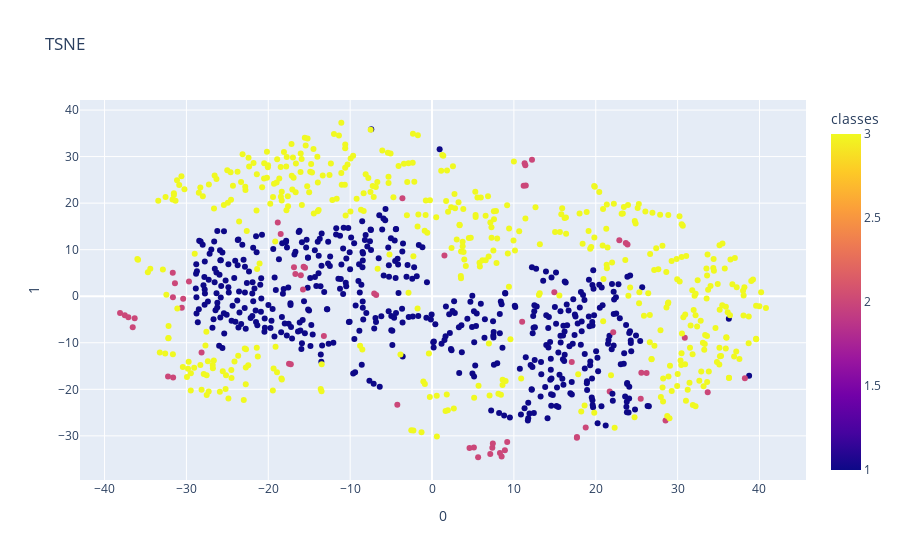
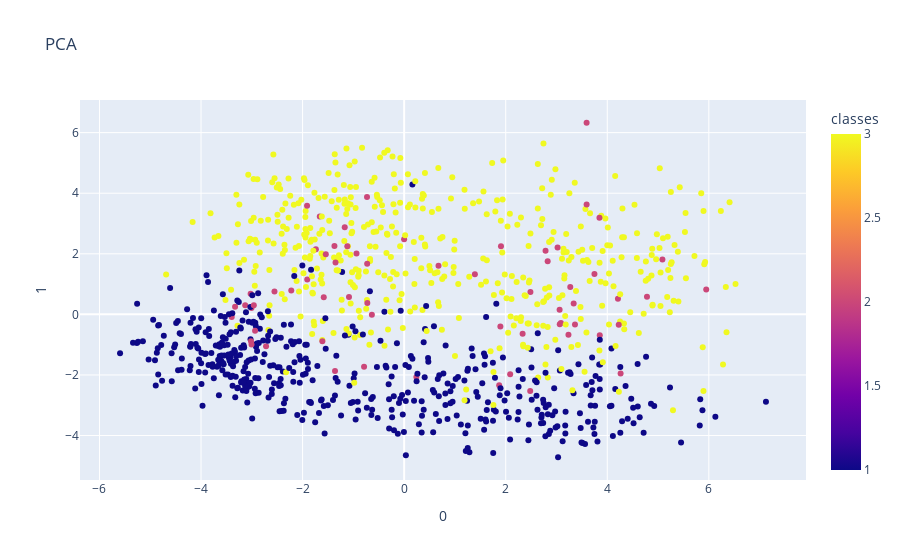
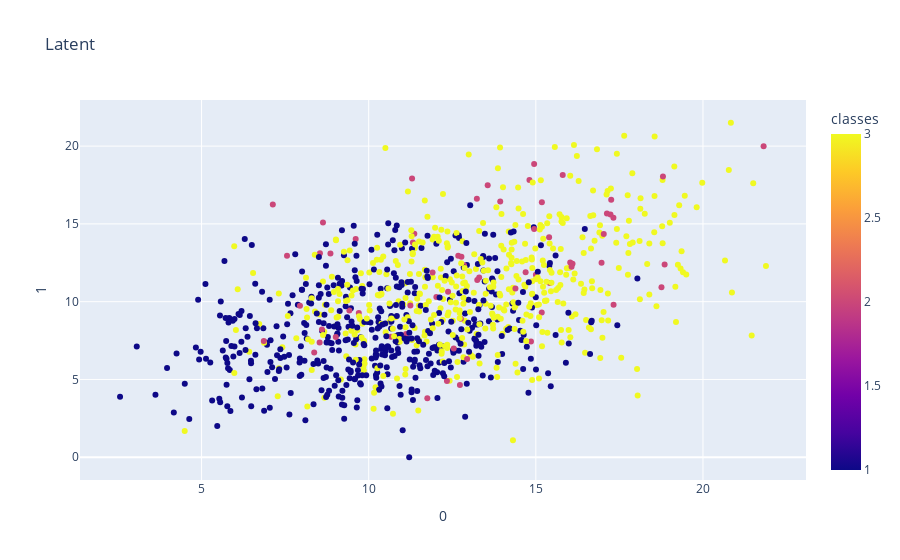
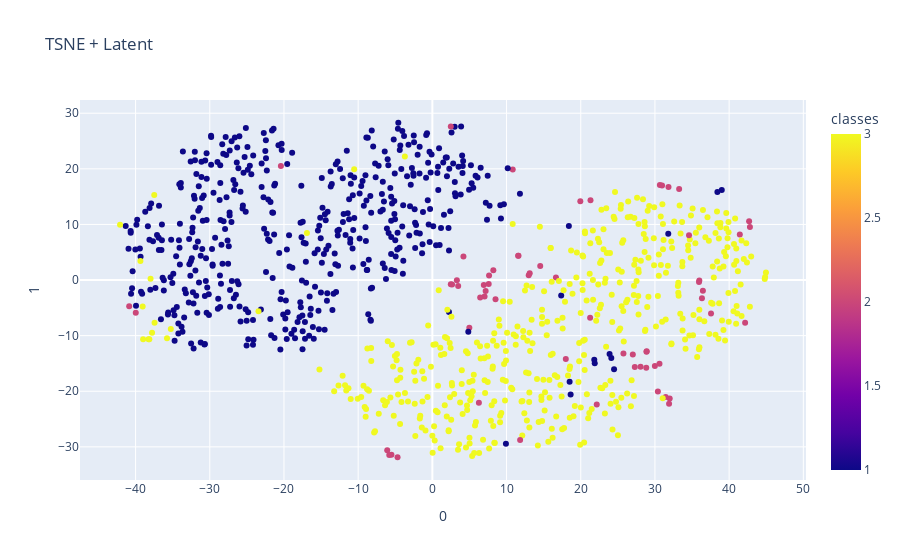

Notebook cell for these charts, in order:
### Code cell
plot_data(x_train_tsne, y_train, title="TSNE", is_3d = False)
plot_data(x_train_pca, y_train, title="PCA", is_3d = False)
plot_data(AE_encodings[:, :2], y_train, title="Latent", is_3d = False)
plot_data(AE_encodings_tsne, y_train, title="TSNE + Latent", is_3d = False)
plot_data(AE_encodings_pca, y_train, title="PCA+Latent", is_3d = False)

### Figure 1 — Plotly figure (JSON) as saved in the notebook; plotly's stock layout.template omitted (floating-point values rounded to 4 significant figures; data arrays with more than 128 entries replaced by an {"elided": "..."} marker saying what was removed)
{"data": [{"hovertemplate": "0=%{x}<br>1=%{y}<br>classes=%{marker.color}<extra></extra>", "legendgroup": "", "marker": {"color": {"elided": "1000 int values"}, "coloraxis": "coloraxis", "size": 6, "symbol": "circle"}, "mode": "markers", "name": "", "orientation": "v", "showlegend": false, "type": "scatter", "x": {"elided": "1000 float values"}, "xaxis": "x", "y": {"elided": "1000 float values"}, "yaxis": "y"}], "layout": {"coloraxis": {"colorbar": {"title": {"text": "classes"}}, "colorscale": [[0, "#0d0887"], [0.1111, "#46039f"], [0.2222, "#7201a8"], [0.3333, "#9c179e"], [0.4444, "#bd3786"], [0.5556, "#d8576b"], [0.6667, "#ed7953"], [0.7778, "#fb9f3a"], [0.8889, "#fdca26"], [1, "#f0f921"]]}, "legend": {"tracegroupgap": 0}, "title": {"text": "TSNE"}, "xaxis": {"anchor": "y", "domain": [0, 1], "title": {"text": "0"}}, "yaxis": {"anchor": "x", "domain": [0, 1], "title": {"text": "1"}}}}

### Figure 2 — Plotly figure (JSON) as saved in the notebook; plotly's stock layout.template omitted (floating-point values rounded to 4 significant figures; data arrays with more than 128 entries replaced by an {"elided": "..."} marker saying what was removed)
{"data": [{"hovertemplate": "0=%{x}<br>1=%{y}<br>classes=%{marker.color}<extra></extra>", "legendgroup": "", "marker": {"color": {"elided": "1000 int values"}, "coloraxis": "coloraxis", "size": 6, "symbol": "circle"}, "mode": "markers", "name": "", "orientation": "v", "showlegend": false, "type": "scatter", "x": {"elided": "1000 float values"}, "xaxis": "x", "y": {"elided": "1000 float values"}, "yaxis": "y"}], "layout": {"coloraxis": {"colorbar": {"title": {"text": "classes"}}, "colorscale": [[0, "#0d0887"], [0.1111, "#46039f"], [0.2222, "#7201a8"], [0.3333, "#9c179e"], [0.4444, "#bd3786"], [0.5556, "#d8576b"], [0.6667, "#ed7953"], [0.7778, "#fb9f3a"], [0.8889, "#fdca26"], [1, "#f0f921"]]}, "legend": {"tracegroupgap": 0}, "title": {"text": "PCA"}, "xaxis": {"anchor": "y", "domain": [0, 1], "title": {"text": "0"}}, "yaxis": {"anchor": "x", "domain": [0, 1], "title": {"text": "1"}}}}

### Figure 3 — Plotly figure (JSON) as saved in the notebook; plotly's stock layout.template omitted (floating-point values rounded to 4 significant figures; data arrays with more than 128 entries replaced by an {"elided": "..."} marker saying what was removed)
{"data": [{"hovertemplate": "0=%{x}<br>1=%{y}<br>classes=%{marker.color}<extra></extra>", "legendgroup": "", "marker": {"color": {"elided": "1000 int values"}, "coloraxis": "coloraxis", "size": 6, "symbol": "circle"}, "mode": "markers", "name": "", "orientation": "v", "showlegend": false, "type": "scatter", "x": {"elided": "1000 float values"}, "xaxis": "x", "y": {"elided": "1000 float values"}, "yaxis": "y"}], "layout": {"coloraxis": {"colorbar": {"title": {"text": "classes"}}, "colorscale": [[0, "#0d0887"], [0.1111, "#46039f"], [0.2222, "#7201a8"], [0.3333, "#9c179e"], [0.4444, "#bd3786"], [0.5556, "#d8576b"], [0.6667, "#ed7953"], [0.7778, "#fb9f3a"], [0.8889, "#fdca26"], [1, "#f0f921"]]}, "legend": {"tracegroupgap": 0}, "title": {"text": "Latent"}, "xaxis": {"anchor": "y", "domain": [0, 1], "title": {"text": "0"}}, "yaxis": {"anchor": "x", "domain": [0, 1], "title": {"text": "1"}}}}

### Figure 4 — Plotly figure (JSON) as saved in the notebook; plotly's stock layout.template omitted (floating-point values rounded to 4 significant figures; data arrays with more than 128 entries replaced by an {"elided": "..."} marker saying what was removed)
{"data": [{"hovertemplate": "0=%{x}<br>1=%{y}<br>classes=%{marker.color}<extra></extra>", "legendgroup": "", "marker": {"color": {"elided": "1000 int values"}, "coloraxis": "coloraxis", "size": 6, "symbol": "circle"}, "mode": "markers", "name": "", "orientation": "v", "showlegend": false, "type": "scatter", "x": {"elided": "1000 float values"}, "xaxis": "x", "y": {"elided": "1000 float values"}, "yaxis": "y"}], "layout": {"coloraxis": {"colorbar": {"title": {"text": "classes"}}, "colorscale": [[0, "#0d0887"], [0.1111, "#46039f"], [0.2222, "#7201a8"], [0.3333, "#9c179e"], [0.4444, "#bd3786"], [0.5556, "#d8576b"], [0.6667, "#ed7953"], [0.7778, "#fb9f3a"], [0.8889, "#fdca26"], [1, "#f0f921"]]}, "legend": {"tracegroupgap": 0}, "title": {"text": "TSNE + Latent"}, "xaxis": {"anchor": "y", "domain": [0, 1], "title": {"text": "0"}}, "yaxis": {"anchor": "x", "domain": [0, 1], "title": {"text": "1"}}}}
